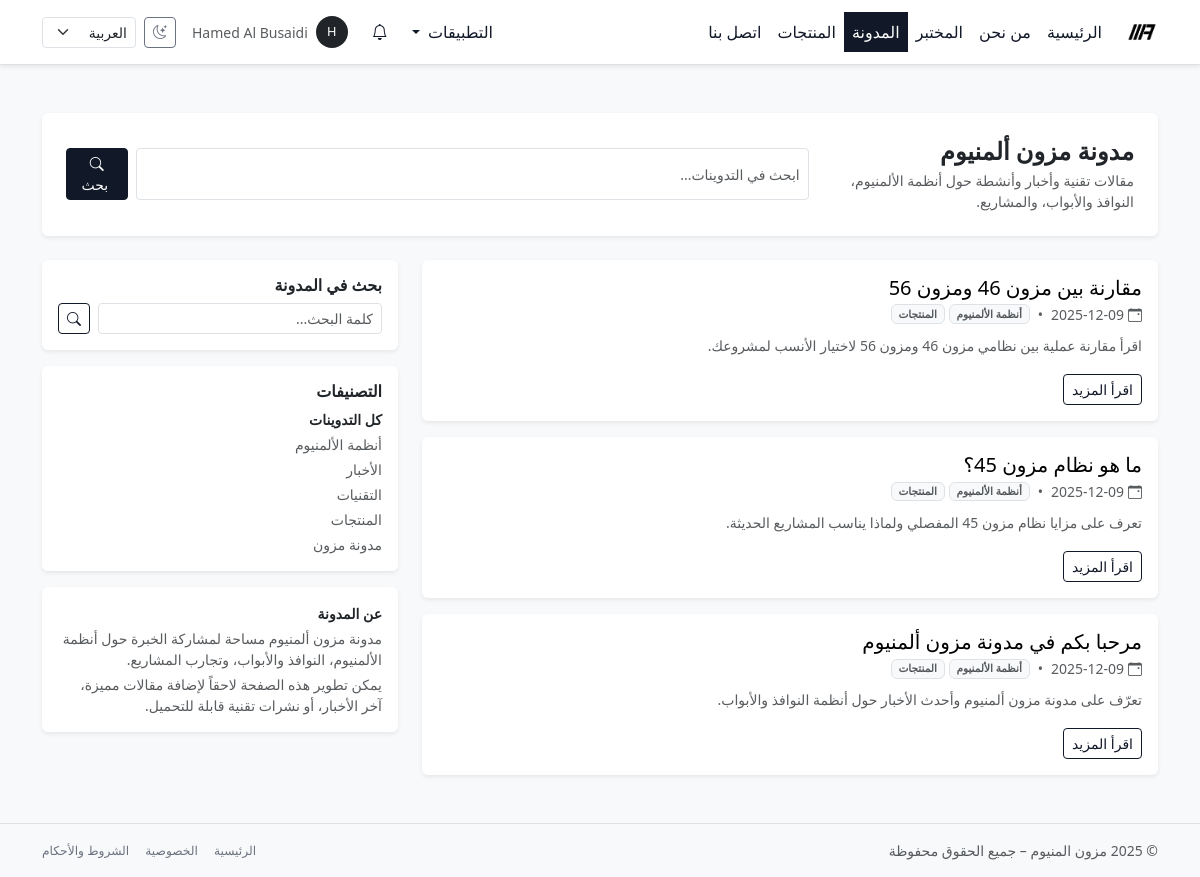
Screenshot of /ar/blog/ (signed in) with the database file from the repository.
### website/models.py (models this page shows, shortened)
class TimeStampedModel(models.Model):
    created_at = models.DateTimeField(default=timezone.now, editable=False)
    updated_at = models.DateTimeField(auto_now=True)
    class Meta:
        abstract = True

class BlogPost(TimeStampedModel):
    slug = models.SlugField(unique=True, max_length=200)
    title = models.CharField(max_length=200)
    body = models.TextField()
    meta_title = models.CharField(max_length=255, blank=True, null=True)
    meta_description = models.CharField(max_length=300, blank=True, null=True)
    thumbnail = models.ImageField(
        upload_to="blog/",
        blank=True,
        null=True,
    )
    is_published = models.BooleanField(default=True)
    published_at = models.DateTimeField(default=timezone.now)
    categories = models.ManyToManyField(
        Category,
        related_name="posts",
        blank=True,
    )
    tags = models.ManyToManyField(
        Tag,
        related_name="posts",
        blank=True,
    )
    class Meta:
        ordering = ("-published_at", "-id")
    def get_absolute_url(self):
        return reverse("blog_detail", kwargs={"slug": self.slug})

class Category(TimeStampedModel):
    slug = models.SlugField(unique=True, max_length=100)
    name = models.CharField(max_length=100)
    class Meta:
        ordering = ("name",)

### website/views.py (the view)
# urls.py: path("blog/", BlogListView.as_view(), name="blog_list"),
class BlogListView(ListView):
    model = BlogPost
    template_name = "website/blog_list.html"
    context_object_name = "posts"
    paginate_by = 5
    def get_queryset(self):
        q = self.request.GET.get("q", "").strip()
        qs = BlogPost.objects.filter(is_published=True)
        category_slug = self.kwargs.get("category_slug")
        self.current_category = None
        if category_slug:
            self.current_category = Category.objects.filter(
                slug=category_slug
            ).first()
            if self.current_category:
                qs = qs.filter(categories=self.current_category)
        if q:
            qs = qs.filter(
                Q(title__icontains=q) |
                Q(body__icontains=q)
            )
        self.search_query = q
        return qs
    def get_context_data(self, **kwargs):
        context = super().get_context_data(**kwargs)
        context["categories"] = Category.objects.all()
        context["current_category"] = getattr(self, "current_category", None)
        context["q"] = getattr(self, "search_query", "")
        return context

### templates/website/blog_list.html (shortened to what this page needs)
{% extends "base.html" %}
{% load i18n static %}
{% block content %}
<section class="mb-4">
  <div class="card border-0 shadow-sm bg-body">
    <div class="card-body p-3 p-md-4">
      <div class="d-flex flex-column flex-md-row justify-content-between gap-3 align-items-md-center">
        <div>
          <h1 class="h4 fw-bold mb-1 text-body">
            {% if current_category %}
              {{ current_category.name }}
            {% elif current_tag %}
              {% trans "الوسم" %}: {{ current_tag.name }}
            {% else %}
              {% trans "مدونة مزون ألمنيوم" %}
            {% endif %}
          </h1>
          <p class="small text-muted mb-0">
            {% if current_category %}
              {% blocktrans with name=current_category.name %}
                تدوينات مصنّفة تحت {{ name }} في مدونة مزون ألمنيوم.
              {% endblocktrans %}
            {% elif current_tag %}
              {% blocktrans with name=current_tag.name %}
                تدوينات مرتبطة بالوسم {{ name }} في مدونة مزون ألمنيوم.
              {% endblocktrans %}
            {% elif q %}
              {% blocktrans with q=q %}
                نتائج البحث عن "{{ q }}" في مدونة مزون ألمنيوم.
              {% endblocktrans %}
            {% else %}
              {% trans "مقالات تقنية وأخبار وأنشطة حول أنظمة الألمنيوم، النوافذ والأبواب، والمشاريع." %}
            {% endif %}
          </p>
        </div>
        <div class="w-100 w-md-50">
          <form method="get" class="d-flex gap-2">
            <input type="text"
                   name="q"
                   class="form-control form-control-sm"
                   value="{{ q }}"
                   placeholder="{% trans 'ابحث في التدوينات...' %}">
            <button class="btn btn-sm btn-primary" type="submit">
              <i class="bi bi-search"></i>
              <span class="d-none d-sm-inline ms-1">{% trans "بحث" %}</span>
            </button>
          </form>
        </div>
      </div>
    </div>
  </div>
</section>
<div class="row g-4">
  <div class="col-lg-8">
    {% if posts %}
      <div class="vstack gap-3">
        {% for post in posts %}
          <article class="card border-0 shadow-sm overflow-hidden bg-white">
            <div class="row g-0">
              {% if post.thumbnail %}
                <div class="col-md-4">
                  <div class="ratio ratio-4x3 h-100">
                    <img
                      src="{{ post.thumbnail.url }}"
                      alt="{{ post.title }}"
                      class="img-fluid object-fit-cover">
                  </div>
                </div>
                <div class="col-md-8">
              {% else %}
                <div class="col-12">
              {% endif %}
                <div class="card-body d-flex flex-column h-100">
                  <h2 class="h5 mb-1">
                    <a href="{{ post.get_absolute_url }}"
                       class="text-decoration-none link-body-emphasis">
                      {{ post.title }}
                    </a>
                  </h2>
                  <div class="small text-muted mb-2 d-flex flex-wrap gap-2 align-items-center">
                    <span class="d-inline-flex align-items-center gap-1">
                      <i class="bi bi-calendar-event"></i>
                      <span>{{ post.published_at|date:"Y-m-d" }}</span>
                    </span>
                    {% with cats=post.categories.all %}
                      {% if cats %}
                        <span>•</span>
                        <span class="d-flex flex-wrap gap-1">
                          {% for c in cats %}
                            <span class="badge bg-body-tertiary text-muted border">
                              {{ c.name }}
                            </span>
                          {% endfor %}
                        </span>
                      {% endif %}
                    {% endwith %}
                  </div>
                  <p class="small mb-3 text-muted" style="line-height: 1.8;">
                    {{ post.meta_description|default:post.body|truncatechars:220 }}
                  </p>
                  <div class="mt-auto d-flex justify-content-between align-items-center small">
                    <a href="{{ post.get_absolute_url }}"
                       class="btn btn-sm btn-outline-primary">
                      {% trans "اقرأ المزيد" %}
                    </a>
                  </div>
                </div>
              </div>
            </div>
          </article>
        {% endfor %}
      </div>
    {% endif %}
  </div>
  <div class="col-lg-4">
    <aside class="position-sticky" style="top: 88px;">
      <div class="card border-0 shadow-sm mb-3">
        <div class="card-body">
          <h2 class="h6 mb-2 fw-bold text-body">
            {% trans "بحث في المدونة" %}
          </h2>
          <form method="get" class="d-flex gap-2">
            <input type="text"
                   name="q"
                   class="form-control form-control-sm"
                   value="{{ q }}"
                   placeholder="{% trans 'كلمة البحث...' %}">
            <button class="btn btn-sm btn-outline-primary" type="submit">
              <i class="bi bi-search"></i>
            </button>
          </form>
        </div>
      </div>
      {% if categories %}
        <div class="card border-0 shadow-sm mb-3">
          <div class="card-body">
            <h2 class="h6 mb-2 fw-bold text-body">
              {% trans "التصنيفات" %}
            </h2>
            <div class="vstack gap-1 small">
              <a href="{% url 'blog_list' %}"
                 class="text-decoration-none d-flex justify-content-between {% if not current_category and not current_tag %}fw-bold text-body{% else %}text-muted{% endif %}">
                <span>{% trans "كل التدوينات" %}</span>
              </a>
              {% for c in categories %}
                <a href="{% url 'blog_category' category_slug=c.slug %}"
                   class="text-decoration-none d-flex justify-content-between {% if current_category and current_category.slug == c.slug %}fw-bold text-body{% else %}text-muted{% endif %}">
                  <span>{{ c.name }}</span>
                </a>
              {% endfor %}
            </div>
          </div>
        </div>
      {% endif %}
      <div class="card border-0 shadow-sm">
        <div class="card-body small text-muted">
          <strong class="d-block mb-1 text-body">{% trans "عن المدونة" %}</strong>
          <p class="mb-1">
            {% trans "مدونة مزون ألمنيوم مساحة لمشاركة الخبرة حول أنظمة الألمنيوم، النوافذ والأبواب، وتجارب المشاريع." %}
          </p>
          <p class="mb-0">
            {% trans "يمكن تطوير هذه الصفحة لاحقاً لإضافة مقالات مميزة، آخر الأخبار، أو نشرات تقنية قابلة للتحميل." %}
          </p>
        </div>
      </div>
    </aside>
  </div>
</div>
{% endblock %}

### templates/base.html (shortened to what this page needs)
{% load static i18n %}
<!doctype html>
<html lang="{{ LANGUAGE_CODE }}" dir="{% if LANGUAGE_CODE == 'ar' %}rtl{% else %}ltr{% endif %}" data-bs-theme="light">
<head>
  {% if LANGUAGE_CODE == "ar" %}
    <link href="https://cdn.jsdelivr.net/npm/bootstrap@5.3.8/dist/css/bootstrap.rtl.min.css" rel="stylesheet"/>
  {% else %}
    <link href="https://cdn.jsdelivr.net/npm/bootstrap@5.3.8/dist/css/bootstrap.min.css" rel="stylesheet"/>
  {% endif %}
  <link rel="stylesheet" href="https://cdn.jsdelivr.net/npm/bootstrap-icons@1.11.3/font/bootstrap-icons.css">
  <link rel="stylesheet" href="{% static 'css/mazoon_style.css' %}"/>
</head>
<body class="bg-body-tertiary text-body d-flex flex-column min-vh-100">
<nav class="navbar navbar-expand-lg bg-body border-bottom shadow-sm sticky-top">
  <div class="container-lg">
    <a class="navbar-brand fw-bold d-flex align-items-center gap-2 py-2" href="{% url 'home' %}">
      <img src="{% static 'img/logo_mazoon_black.png' %}"
           alt="Mazoon Aluminum logo"
           class="img-fluid"
           style="height: 32px;">
    </a>
    <div class="collapse navbar-collapse" id="mainNavbar">
      <ul class="navbar-nav me-auto mb-2 mb-lg-0">
        <li class="nav-item">
          <a class="nav-link {% if request.resolver_match.url_name == 'home' %}active{% endif %}" href="{% url 'home' %}">{% trans "الرئيسية" %}</a>
        </li>
        <li class="nav-item">
          <a class="nav-link {% if request.resolver_match.url_name == 'about' %}active{% endif %}" href="{% url 'about' %}">{% trans "من نحن" %}</a>
        </li>
        <li class="nav-item">
          <a class="nav-link {% if request.resolver_match.url_name == 'lab' %}active{% endif %}" href="{% url 'lab' %}">{% trans "المختبر" %}</a>
        </li>
        <li class="nav-item">
          <a class="nav-link {% if request.resolver_match.url_name == 'blog_list' %}active{% endif %}" href="{% url 'blog_list' %}">{% trans "المدونة" %}</a>
        </li>
        <li class="nav-item">
          <a class="nav-link {% if request.resolver_match.url_name == 'product_list' %}active{% endif %}" href="{% url 'product_list' %}">{% trans "المنتجات" %}</a>
        </li>
        <li class="nav-item">
          <a class="nav-link {% if request.resolver_match.url_name == 'contact' %}active{% endif %}" href="{% url 'contact' %}">{% trans "اتصل بنا" %}</a>
        </li>
      </ul>
      <ul class="navbar-nav ms-auto mb-2 mb-lg-0 align-items-center gap-2">
        {% if user.is_authenticated %}
          {% if user.is_staff or user.is_superuser %}
            <li class="nav-item dropdown">
              <a class="nav-link dropdown-toggle" href="#" id="appsDropdown" role="button" data-bs-toggle="dropdown" aria-expanded="false">
                {% trans "التطبيقات" %}
              </a>
            </li>
          {% endif %}
        {% endif %}
        {% include "core/notifications/_navbar_dropdown.html" %}
        {% if user.is_authenticated %}
          <li class="nav-item dropdown">
            <a class="nav-link d-flex align-items-center gap-2"
               href="#"
               id="userMenuDropdown"
               role="button"
               data-bs-toggle="dropdown"
               aria-expanded="false">
              <span class="rounded-circle d-inline-flex justify-content-center align-items-center bg-dark text-white"
                    style="width: 32px; height: 32px; font-size: 0.8rem;">
                {{ user.username|first|upper }}
              </span>
              <span class="d-none d-xl-inline small text-muted">
                {{ user.get_full_name|default:user.username }}
              </span>
            </a>
          </li>
        {% endif %}
        <li class="nav-item">
          <button class="btn btn-sm btn-outline-secondary d-flex align-items-center justify-content-center"
                  type="button"
                  id="themeToggleBtn"
                  aria-label="{% trans 'تبديل وضع اللون' %}"
                  title="{% trans 'تبديل وضع اللون' %}">
            <i class="bi bi-moon-stars" id="themeToggleIcon"></i>
          </button>
        </li>
        <li class="nav-item">
          <form action="{% url 'set_language' %}" method="post" class="d-flex align-items-center">
            <select name="language"
                    class="form-select form-select-sm"
                    onchange="this.form.submit()">
              <option value="ar" {% if LANGUAGE_CODE == 'ar' %}selected{% endif %}>العربية</option>
            </select>
          </form>
        </li>
      </ul>
    </div>
  </div>
</nav>
<main class="py-4 py-md-5 flex-grow-1">
  <div class="container-lg">
    {% block content %}{% endblock %}
  </div>
</main>
<footer class="border-top py-3 mt-auto bg-body-tertiary d-print-none">
  <div class="container-lg d-flex flex-column flex-md-row justify-content-between align-items-center text-muted small gap-2">
   <div>
  &copy; {% now "Y" %} {% trans "مزون المنيوم – جميع الحقوق محفوظة" %}
</div>
    <div class="d-flex gap-3">
      <a href="{% url 'home' %}" class="link-secondary text-decoration-none small">{% trans "الرئيسية" %}</a>
      <a href="#" class="link-secondary text-decoration-none small">{% trans "الخصوصية" %}</a>
      <a href="#" class="link-secondary text-decoration-none small">{% trans "الشروط والأحكام" %}</a>
    </div>
  </div>
</footer>
</body>
</html>

### rows the page displays
BlogPost: title "مقارنة بين مزون 46 ومزون 56", published_at "2025-12-09", meta_description "اقرأ مقارنة عملية بين نظامي مزون 46 ومزون 56 لاختيار الأنسب لمشروعك."
Category: name "أنظمة الألمنيوم"
Category: name "المنتجات"
BlogPost: title "ما هو نظام مزون 45؟", published_at "2025-12-09", meta_description "تعرف على مزايا نظام مزون 45 المفصلي ولماذا يناسب المشاريع الحديثة."
BlogPost: title "مرحبا بكم في مدونة مزون ألمنيوم", published_at "2025-12-09", meta_description "تعرّف على مدونة مزون ألمنيوم وأحدث الأخبار حول أنظمة النوافذ والأبواب."
Category: name "الأخبار"
Category: name "التقنيات"
Category: name "مدونة مزون"

### other values shown
{{ user.username|first|upper }} "H"
{{ user.get_full_name|default:user.username }} "Hamed Al Busaidi"
